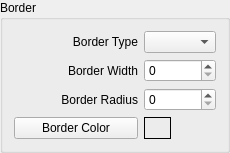
             <widget class="QGroupBox" name="groupBox_33">
              <property name="enabled">
               <bool>true</bool>
              </property>
              <property name="minimumSize">
               <size>
                <width>230</width>
                <height>0</height>
               </size>
              </property>
              <property name="title">
               <string>Border</string>
              </property>
              <layout class="QGridLayout" name="gridLayout_58">
               <item row="0" column="0">
                <widget class="QLabel" name="label_126">
                 <property name="text">
                  <string>Border Type</string>
                 </property>
                 <property name="alignment">
                  <set>Qt::AlignRight|Qt::AlignTrailing|Qt::AlignVCenter</set>
                 </property>
                </widget>
               </item>
               <item row="0" column="1">
                <widget class="QComboBox" name="tb_border_type_normal"/>
               </item>
               <item row="1" column="0">
                <widget class="QLabel" name="label_127">
                 <property name="text">
                  <string>Border Width</string>
                 </property>
                 <property name="alignment">
                  <set>Qt::AlignRight|Qt::AlignTrailing|Qt::AlignVCenter</set>
                 </property>
                </widget>
               </item>
               <item row="1" column="1">
                <widget class="QSpinBox" name="tb_border_width_normal">
                 <property name="maximum">
                  <number>100</number>
                 </property>
                 <property name="value">
                  <number>0</number>
                 </property>
                </widget>
               </item>
               <item row="2" column="0">
                <widget class="QLabel" name="label_128">
                 <property name="text">
                  <string>Border Radius</string>
                 </property>
                 <property name="alignment">
                  <set>Qt::AlignRight|Qt::AlignTrailing|Qt::AlignVCenter</set>
                 </property>
                </widget>
               </item>
               <item row="2" column="1">
                <widget class="QSpinBox" name="tb_border_radius_normal">
                 <property name="maximum">
                  <number>100</number>
                 </property>
                 <property name="value">
                  <number>0</number>
                 </property>
                </widget>
               </item>
               <item row="3" column="0">
                <widget class="QPushButton" name="tb_border_color_normal">
                 <property name="text">
                  <string>Border Color</string>
                 </property>
                 <property name="qss" stdset="0">
                  <string>border-color</string>
                 </property>
                 <property name="label" stdset="0">
                  <string>tb_border_color_normal_lb</string>
                 </property>
                 <property name="var" stdset="0">
                  <string>tb_border_color_sel_normal</string>
                 </property>
                </widget>
               </item>
               <item row="3" column="1">
                <widget class="QLabel" name="tb_border_color_normal_lb">
                 <property name="maximumSize">
                  <size>
                   <width>27</width>
                   <height>27</height>
                  </size>
                 </property>
                 <property name="frameShape">
                  <enum>QFrame::Box</enum>
                 </property>
                 <property name="text">
                  <string/>
                 </property>
                 <property name="alignment">
                  <set>Qt::AlignCenter</set>
                 </property>
                </widget>
               </item>
              </layout>
             </widget>
